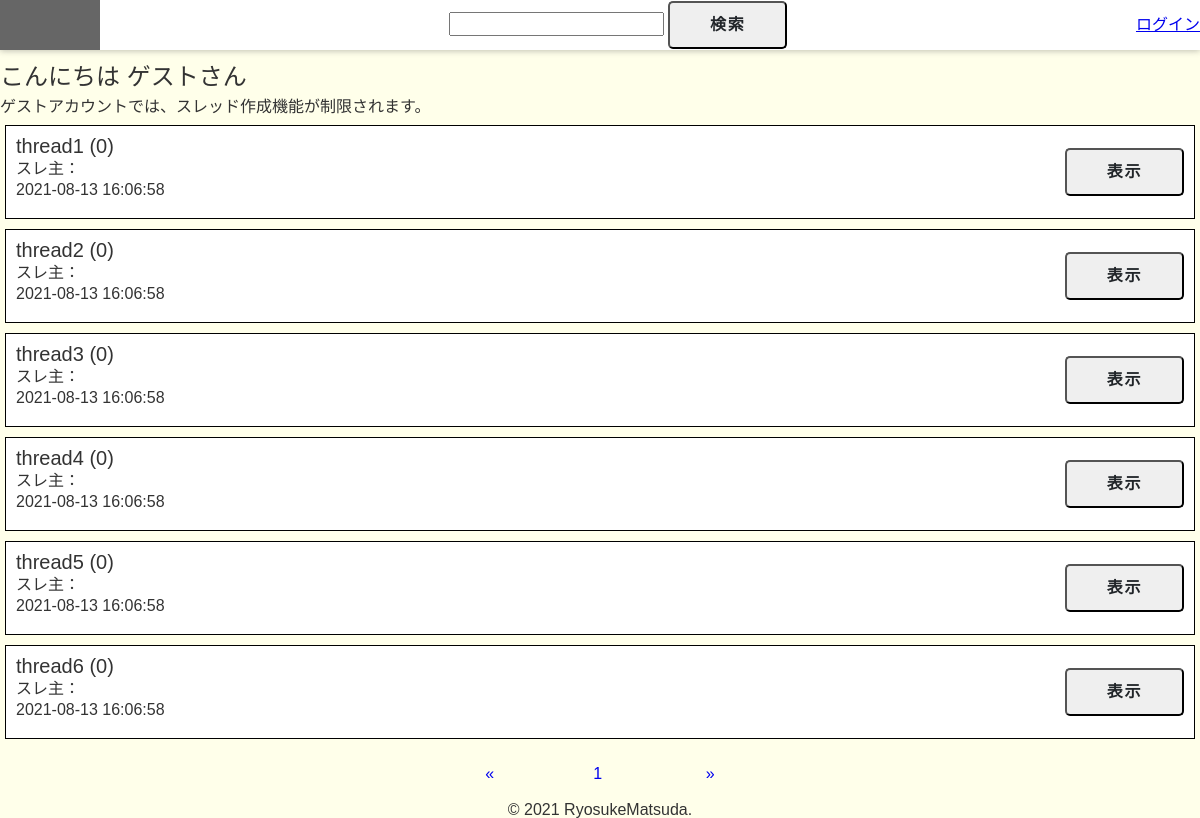
The page / on the database its author committed.
### tables this page shows
create table if not exists threads (thread_id int not null primary key auto_increment, title varchar(255), user_id int, ts timestamp);

### index.php (the view, shortened to what this page needs)
<?php include dirname(__FILE__) . "/assets/_inc/header.php"; ?>
<?php
$user_name = $_SESSION["user_name"];
$status = $_SESSION["status"];
$msg =
  "こんにちは " . htmlspecialchars($user_name, \ENT_QUOTES, "UTF-8") . "さん";
if ($_SERVER["REQUEST_METHOD"] == "GET") {
    $dbh = database_access();
    try {
        $dbh->beginTransaction();
        $sql = "SELECT COUNT(*) FROM threads";
        $stmt = $dbh->prepare($sql);
        $stmt->execute();
        $thread_count = $stmt->fetchColumn(0);
        $max_page = ceil($thread_count / THREAD_MAX);
        if (!isset($_GET["page_id"])) {
      $now_page = 1;
        } else {
            $now_page = $_GET["page_id"];
        }
        $start_thread = ($now_page - 1) * THREAD_MAX;
        $sql =
      "SELECT * FROM threads order by updated_at desc limit :start_thread, :thread_max";
        $stmt = $dbh->prepare($sql);
        $stmt->bindValue(":start_thread", $start_thread, PDO::PARAM_INT);
        $stmt->bindValue(":thread_max", THREAD_MAX, PDO::PARAM_INT);
        $stmt->execute();
        $dbh->commit();
    } catch (Exception $e) {
        $dbh->rollBack();
        echo "失敗しました。" . $e->getMessage();
    }
}
?>
<section class="hello">
    <h1 class="hello-ttl"><?php echo $msg; ?>
    </h1>
    <?php if ($status >= 1): ?>
    <p><a href="thread_create.php">スレッド作成</a></p>
    <?php else: ?>
    <p>ゲストアカウントでは、スレッド作成機能が制限されます。</p>
    <?php endif; ?>
</section>
<?php foreach ($stmt as $row): ?>
<div class="thread" data-id="<?php echo $row["thread_id"]; ?>">
    <form class="thread-form" action="thread_content.php" method="get" name="thread_form">
        <div>
            <div class="thread-title">
                <p><?php echo $row["title"]; ?>
                    (<?php echo $row["comment_count"]; ?>)
                </p>
            </div>
            <div class="thread-user">
                <p>スレ主： <?php echo user_from_comment(
                $row["user_id"],
                $dbh
            ); ?>
                </p>
            </div>
            <div class="thread-date">
                <p><?php echo $row["updated_at"]; ?>
                </p>
            </div>
        </div>
        <button type="submit">表示</button>
    </form>
</div>
<?php endforeach; ?>
<?php thread_pagination($max_page, $now_page); ?>
<?php include dirname(__FILE__) . "/assets/_inc/footer.php";

### assets/_inc/header.php (shortened to what this page needs)
<?php
require "config/function.php";
if (isset($_SESSION["login_id"])) {
  $link = '<a href="logout.php">ログアウト</a>';
} else {
  $link = '<a href="login_form.php">ログイン</a>';
}
?>
<!DOCTYPE html>
<html lang="ja">
<head>
    <link rel="stylesheet" href="css/reset.css" />
    <link rel="stylesheet" href="css/style.css" />
</head>
<body>
    <header class="header">
        <a href="index.php">
            <div class="header-logo">
            </div>
        </a>
        <form action="search.php" method="get">
            <input type="text" name="search" id="search">
            <button type="submit">検索</button>
        </form>
        <?php echo $link; ?>
    </header>

### config/function.php (shortened to what this page needs)
<?php
function thread_pagination($max_page, $now_page)
{
  $pre_page = $now_page - 1;
  $next_page = $now_page + 1;
  echo '<div class="pager">
  <ul class="pagination">
      <li class="first"><a href="index.php?page_id=1"><span>«</span></a></li>';
  if ($now_page == 1) {
    echo '<li class="pre"><a class="disable" href=".php?page_id=' .
      $pre_page .
      '"><span><</span>
    </a></li>';
  } else {
    echo '<li class="pre"><a href="index.php?page_id=' .
      $pre_page .
      '"><span><</span>
    </a></li>';
  }
  for ($i = 1; $i <= $max_page; $i++) {
    if ($i == $now_page) {
      echo '<li><a href="index.php?page_id=' .
        $i .
        '"><span>' .
        $i .
        "</span></a></li>  ";
    } else {
      echo '<li><a href="index.php?page_id=' .
        $i .
        '"><span>' .
        $i .
        "</span></a></li>  ";
    }
  }
  if ($now_page == $max_page) {
    echo '<li class="next"><a class="disable" href="index.php?page_id=' .
      $next_page .
      '"><span>></span></a></li>';
  } else {
    echo '<li class="next"><a href="index.php?page_id=' .
      $next_page .
      '"><span>></span></a></li>';
  }
  echo '<li class="last"><a href="index.php?page_id=' .
    $max_page .
    '"><span>»</span></a></li>
  </ul>
  </div>';
}

### assets/_inc/footer.php (shortened to what this page needs)
<footer>
    <section class="footer-section">
        <p>© 2021 RyosukeMatsuda.</p>
    </section>
</footer>
</body>
</html>

### css/style.css (style rules this page uses)
*, *:before, *:after { -webkit-box-sizing: inherit; box-sizing: inherit; }
html { -webkit-box-sizing: border-box; box-sizing: border-box; font-size: 62.5%; }
body { color: #333; font-family: "游ゴシック体", YuGothic, "游ゴシック Medium", "Yu Gothic Medium", "游ゴシック", "Yu Gothic", sans-serif; font-size: 1.6rem; background: #ffffea; }
.header { display: -webkit-box; display: -ms-flexbox; display: flex; -webkit-box-pack: justify; -ms-flex-pack: justify; justify-content: space-between; -webkit-box-align: center; -ms-flex-align: center; align-items: center; position: -webkit-sticky; position: sticky; top: 0; background: #fff; -webkit-box-shadow: 0 1px 6px 0 rgba(32, 33, 36, 0.28); box-shadow: 0 1px 6px 0 rgba(32, 33, 36, 0.28); margin-bottom: 15px; }
.header-logo { width: 100px; height: 50px; background: #666; }
.hello-ttl { font-size: 24px; margin-bottom: 10px; }
.thread { border: 1px solid #000; margin: 10px 5px; padding: 10px; background: #fff; }
.thread div { margin-bottom: 5px; }
.thread-form { display: -webkit-box; display: -ms-flexbox; display: flex; -webkit-box-pack: justify; -ms-flex-pack: justify; justify-content: space-between; -webkit-box-align: center; -ms-flex-align: center; align-items: center; }
.thread-title { font-size: 20px; }
.pager .pagination { text-align: center; }
.pager .pagination li { display: inline; margin: 0 2px; padding: 0; display: inline-block; width: 50px; height: 50px; text-align: center; position: relative; border-radius: 10px; }
.pager .pagination li a { vertical-align: middle; position: absolute; top: 0; left: 0; width: 100%; height: 100%; text-align: center; display: table; text-decoration: none; -webkit-transition: all 0.3s ease; transition: all 0.3s ease; }
.pager .pagination li a span { display: table-cell; vertical-align: middle; }
button { font-size: 1.6rem; font-weight: 700; line-height: 1.5; position: relative; display: inline-block; padding: 1rem 4rem; cursor: pointer; -webkit-user-select: none; -moz-user-select: none; -ms-user-select: none; user-select: none; -webkit-transition: all 0.3s; transition: all 0.3s; text-align: center; vertical-align: middle; text-decoration: none; letter-spacing: 0.1em; color: #212529; border-radius: 0.5rem; }
.footer-section { width: 100%; text-align: center; margin: 0 auto; }

### rows shown on the page
threads: title "thread1", comment_count "0", updated_at "2021-08-13 16:06:58"
threads: title "thread2", comment_count "0", updated_at "2021-08-13 16:06:58"
threads: title "thread3", comment_count "0", updated_at "2021-08-13 16:06:58"
threads: title "thread4", comment_count "0", updated_at "2021-08-13 16:06:58"
threads: title "thread5", comment_count "0", updated_at "2021-08-13 16:06:58"
threads: title "thread6", comment_count "0", updated_at "2021-08-13 16:06:58"

### other values the page prints
$msg "こんにちは ゲストさん"
